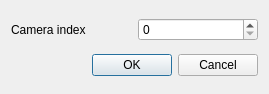
<?xml version="1.0" encoding="UTF-8"?>
<ui version="4.0">
 <class>CamCfgDialog</class>
 <widget class="QDialog" name="CamCfgDialog">
  <property name="windowModality">
   <enum>Qt::ApplicationModal</enum>
  </property>
  <property name="geometry">
   <rect>
    <x>0</x>
    <y>0</y>
    <width>269</width>
    <height>94</height>
   </rect>
  </property>
  <property name="windowTitle">
   <string>Web camera settings</string>
  </property>
  <property name="windowIcon">
   <iconset resource="../milla-view/milla-view.qrc">
    <normaloff>:/milla.png</normaloff>:/milla.png</iconset>
  </property>
  <layout class="QVBoxLayout" name="verticalLayout">
   <item>
    <layout class="QHBoxLayout" name="horizontalLayout">
     <item>
      <widget class="QLabel" name="label">
       <property name="text">
        <string>Camera index</string>
       </property>
      </widget>
     </item>
     <item>
      <widget class="QSpinBox" name="spinBox"/>
     </item>
    </layout>
   </item>
   <item>
    <widget class="QDialogButtonBox" name="buttonBox">
     <property name="standardButtons">
      <set>QDialogButtonBox::Cancel|QDialogButtonBox::Ok</set>
     </property>
    </widget>
   </item>
  </layout>
 </widget>
 <layoutdefault spacing="6" margin="11"/>
 <resources>
  <include location="../milla-view/milla-view.qrc"/>
 </resources>
 <connections>
  <connection>
   <sender>buttonBox</sender>
   <signal>accepted()</signal>
   <receiver>CamCfgDialog</receiver>
   <slot>accept()</slot>
   <hints>
    <hint type="sourcelabel">
     <x>134</x>
     <y>72</y>
    </hint>
    <hint type="destinationlabel">
     <x>134</x>
     <y>46</y>
    </hint>
   </hints>
  </connection>
  <connection>
   <sender>buttonBox</sender>
   <signal>rejected()</signal>
   <receiver>CamCfgDialog</receiver>
   <slot>reject()</slot>
   <hints>
    <hint type="sourcelabel">
     <x>134</x>
     <y>72</y>
    </hint>
    <hint type="destinationlabel">
     <x>134</x>
     <y>46</y>
    </hint>
   </hints>
  </connection>
 </connections>
</ui>
